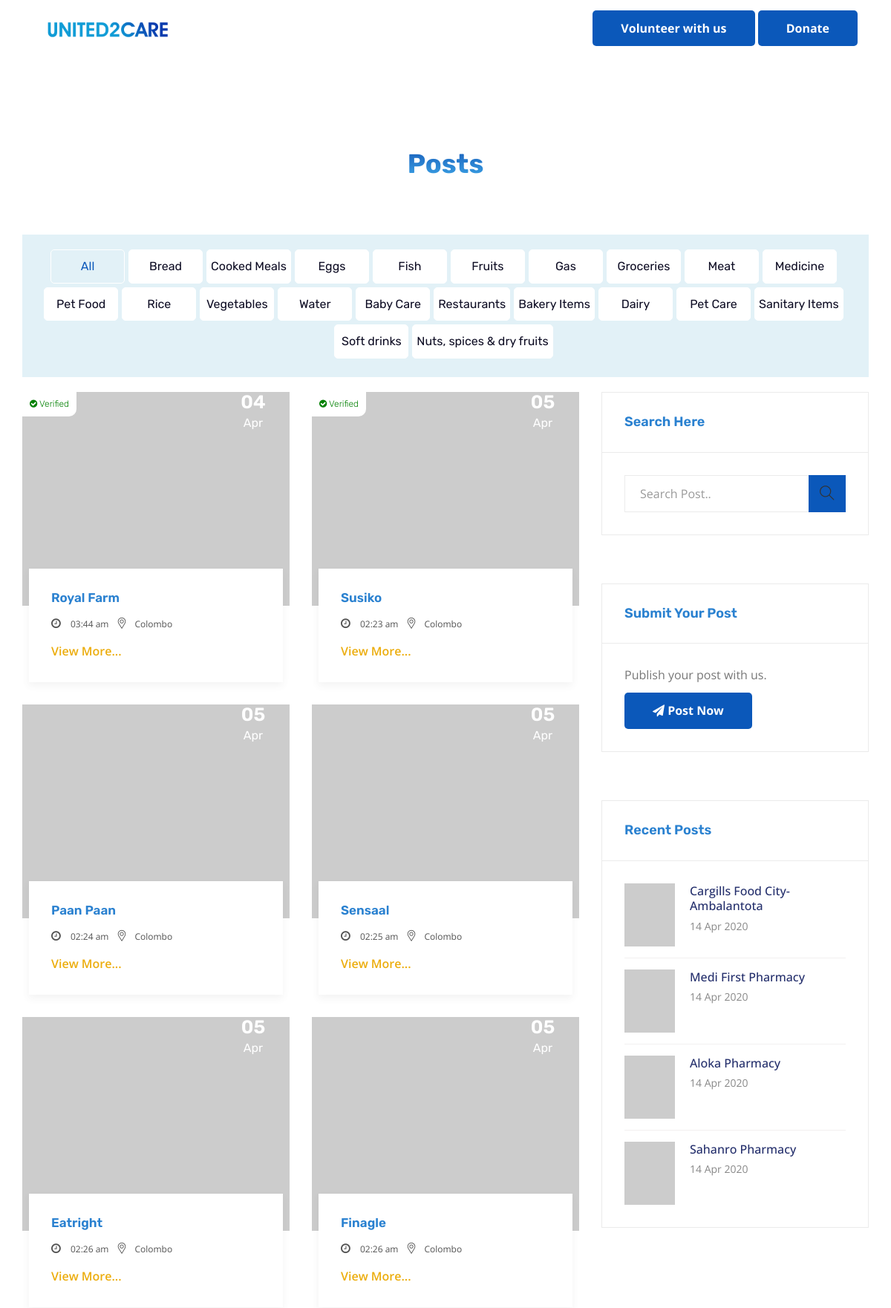
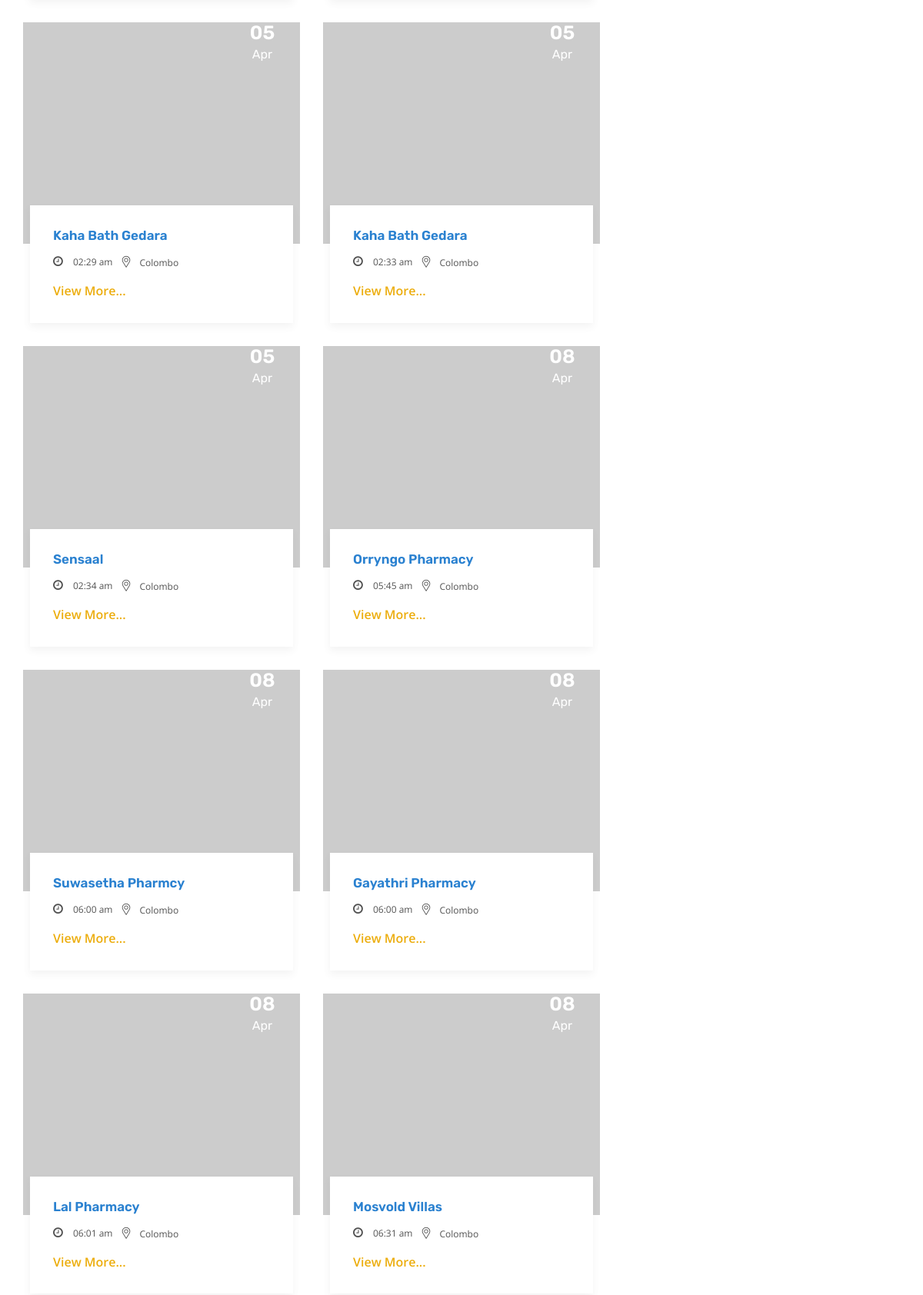
Page /posts/posts.php (upper part) on the committed database (2 pictures, top to bottom).
### tables this page shows
CREATE TABLE `ref_sub_categories` (
  `id` int(11) NOT NULL,
  `name` varchar(100) NOT NULL,
  `parent` int(11) NOT NULL,
  `cover_image` varchar(100) DEFAULT NULL
);

CREATE TABLE `ad_posts` (
  `id` int(11) NOT NULL,
  `name` tinytext NOT NULL,
  `sub_cat_id` int(11) NOT NULL,
  `description` text,
  `thumb` varchar(100) DEFAULT NULL,
  `approve` int(10) NOT NULL DEFAULT '1',
  `status` int(10) NOT NULL DEFAULT '1',
  `verify` int(10) NOT NULL DEFAULT '0',
  `created` timestamp NOT NULL DEFAULT CURRENT_TIMESTAMP,
  `updated` timestamp NOT NULL DEFAULT CURRENT_TIMESTAMP ON UPDATE CURRENT_TIMESTAMP
);

### posts/include/top_php.php (called while the page is built, shortened)
<?php
$cat = 0;
$page = 1;
$search_keyword_view = '';
$select_all_posts_query = "SELECT * FROM `ad_posts` AS p ";
$select_all_posts_query .= " WHERE p.`status` = '1' AND p.`approve` = '1' ";
$per_page = 18;
$limit_start = $per_page*($page-1);
$select_posts_last_query = $select_all_posts_query." LIMIT $limit_start, $per_page ";
$select_posts = mysqli_query($con,$select_posts_last_query);
?>

### imports/functions.php (called while the page is built, shortened)
<?php
function doactive($data1, $data2)
{
    if (trim($data1) == trim($data2)) {
        return "active";
    }
}
?>

### posts/posts.php (the view, shortened to what this page needs)
<?php include_once '../app/global/url.php' ?>
<?php include_once ROOT_PATH.'/db/db.php' ?>
<?php include_once ROOT_PATH.'/imports/functions.php' ?>
<!DOCTYPE html>
<html lang="en">
<head>
    <?php include_once ROOT_PATH.'imports/css.php' ?>
</head>
<body>
    <?php include_once ROOT_PATH.'posts/include/top_php.php' ?>
    <div class="page-wrapper">
        <?php include_once ROOT_PATH.'imports/header.php' ?>
        <div class="wpo-event-area-2 section-padding">
            <div class="container">
                <div class="row">
                    <div class="col-12">
                        <div class="wpo-section-title">
                            <h2>Posts</h2>
                        </div>
                    </div>
                </div>
                <div class="row">
                    <div class="col-xs-12 col-lg-12">
                        <?php include_once ROOT_PATH.'posts/include/top_categories.php' ?>
                    </div>
                    <div class="col-xs-12 col-md-8">
                        <div class="row">
                            <?php
                            while($fetch_posts = mysqli_fetch_array($select_posts)){
                                $post_id = $fetch_posts['id'];
                                $thumbnail_image = "https://via.placeholder.com/250x200/d3d3d3/FFFFFF/?text=Post";
                                $postUrl = URL.'post?q='.$post_id.'&p='.urlencode(strtolower($fetch_posts['name']));
                            ?>
                                <div class="col-md-6 col-sm-6 col-12 custom-grid">
                                    <div class="wpo-event-item">
                                        <div class="wpo-event-img">
                                            <a href="<?php echo $postUrl ?>">
                                                <img src="<?php echo $thumbnail_image ?>" alt="">
                                            </a>
                                            <div class="thumb-text">
                                                <span><?php echo Date("d", strtotime($fetch_posts['created'])) ?></span>
                                                <span><?php echo Date("M", strtotime($fetch_posts['created'])) ?></span>
                                            </div>
                                            <?php if($fetch_posts['verify'] == 1){ ?>
                                                <div class="verified_badge">
                                                    <h4> <i class="fa fa-check-circle"></i> Verified</h4>
                                                </div>
                                            <?php } ?>
                                        </div>
                                        <div class="wpo-event-text">
                                            <a href="<?php echo $postUrl ?>">
                                                <h2><?php echo $fetch_posts['name'] ?></h2>
                                            </a>
                                            <ul>
                                                <li><i class="fa fa-clock-o" aria-hidden="true"></i> <?php echo Date("h:i a", strtotime($fetch_posts['created'])) ?> </li>
                                                <li><i class="fi flaticon-pin"></i>Colombo</li>
                                            </ul>
                                            <a href="<?php echo $postUrl ?>">View More...</a>
                                        </div>
                                    </div>
                                </div>
                            <?php } ?>
                        </div>
                    </div>
                    <div class="col-xs-12 col-md-4">
                        <?php include_once ROOT_PATH.'posts/include/right_side.php' ?>
                    </div>
                </div>
            </div>
        </div>
    </div>
</body>
</html>

### posts/include/top_categories.php
<div class="posts_category_menu">
    <div class="category_box <?php echo doactive(0, $cat) ?>">
        <a href="<?php echo URL ?>posts">
            <h4>All</h4>
        </a>
    </div>
    <?php foreach ($sub_categories_array as $key => $sub_cat) { ?>
        <div class="category_box <?php echo doactive($sub_cat['id'], $cat) ?>">
            <a href="<?php echo $sub_cat['url'] ?>">
                <h4><?php echo $sub_cat['name'] ?></h4>
            </a>
        </div>
    <?php } ?>
</div>

### posts/include/right_side.php (shortened to what this page needs)
<div class="wpo-blog-sidebar">
    <div class="widget search-widget">
        <h3>Search Here</h3>
        <form action="<?php echo URL.'posts' ?>" method="GET">
            <div>
                <input type="text" name="search" class="form-control" value="<?php echo $search_keyword_view ?>" placeholder="Search Post..">
                <button type="submit"><i class="ti-search"></i></button>
            </div>
        </form>
    </div>
    <div class="widget search-widget">
        <h3>Submit Your Post</h3>
        <p>Publish your post with us.</p>
        <a href="<?php echo URL ?>submit_post" class="theme-btn" target="_blank"> <i class="fa fa-send"></i> Post Now</a>
    </div>
    <div class="widget recent-post-widget">
        <h3>Recent posts</h3>
        <div class="posts">
            <?php
            $select_recent_posts = mysqli_query($localhost, "SELECT * FROM `ad_posts` WHERE `status` = '1' AND `approve` = '1' ORDER BY `created` DESC LIMIT 0, 4 ");
            while($fetch_recent_posts = mysqli_fetch_array($select_recent_posts)){
                $post_recent_id = $fetch_recent_posts['id'];
                $thumbnail_recent_image = "https://via.placeholder.com/200x250/d3d3d3/FFFFFF/?text=United2Care";
                $post_recent_Url = URL.'post?q='.$post_recent_id.'&p='.urlencode(strtolower($fetch_recent_posts['name']));
            ?>
            <div class="post">
                <div class="img-holder">
                    <img src="<?php echo $thumbnail_recent_image ?>" alt>
                </div>
                <div class="details">
                    <h4><a href="<?php echo $post_recent_Url ?>"><?php echo $fetch_recent_posts['name'] ?></a></h4>
                    <span class="date"><?php echo Date("d M Y", strtotime($fetch_recent_posts['created'])) ?></span>
                </div>
            </div>
            <?php } ?>
        </div>
    </div>
    <div>
        <iframe src="https://www.facebook.com/plugins/page.php?href=https%3A%2F%2Fwww.facebook.com%2Funited2care&tabs=timeline&width=340&height=500&small_header=false&adapt_container_width=true&hide_cover=false&show_facepile=true&appId" width="340" height="360" style="border:none;overflow:hidden" scrolling="no" frameborder="0" allowTransparency="true" allow="encrypted-media"></iframe>
    </div>
</div>

### assets/css/united.css (style rules this page uses)
.wpo-section-title h2 { background: -webkit-linear-gradient(#1456b5, #41adec); background-clip: border-box; -webkit-background-clip: text; -webkit-text-fill-color: transparent; }
.verified_badge { position: absolute; top: 0; left: 0; padding: 0px 10px; background: white; border-bottom-right-radius: 10px; }
.verified_badge h4 { font-size: 12px; font-weight: 300; letter-spacing: 0px; color: green; }
.posts_category_menu { display: flex; display: -webkit-flex; justify-content: center; align-items: center; padding: 20px 15px; margin-bottom: 20px; background: #e2f1f7; flex-wrap: wrap; }
.category_box { text-align: center; padding: 3px 5px; margin-right: 5px; border: 1px solid white; border-radius: 5px; background: white; transition: .3s; margin-bottom: 5px; min-width: 100px; }
.category_box a { display: block; width: 100%; height: 100%; }
.category_box h4 { color: rgb(14, 13, 36); font-weight: 400; font-size: 16px; transition: .3s; }
.category_box:hover, .category_box:hover h4, .category_box.active, .category_box.active h4 { background: #e2f1f7; cursor: pointer; color: #0b58ba; }

### rows in the picture
ref_sub_categories: name "Bread"
ref_sub_categories: name "Cooked Meals"
ref_sub_categories: name "Eggs"
ref_sub_categories: name "Fish"
ref_sub_categories: name "Fruits"
ref_sub_categories: name "Gas"
ref_sub_categories: name "Groceries"
ref_sub_categories: name "Meat"
ref_sub_categories: name "Medicine"
ref_sub_categories: name "Pet Food"
ref_sub_categories: name "Rice"
ref_sub_categories: name "Vegetables"
ref_sub_categories: name "Water"
ref_sub_categories: name "Baby Care"
ref_sub_categories: name "Restaurants"
ref_sub_categories: name "Bakery Items"
ref_sub_categories: name "Dairy"
ref_sub_categories: name "Pet Care"
ref_sub_categories: name "Sanitary Items"
ref_sub_categories: name "Soft drinks"
ref_sub_categories: name "Nuts, spices & dry fruits"
ad_posts: created "04", created "Apr", verify 1 (drawn), name "Royal Farm", created "03:44 am"
ad_posts: created "05", created "Apr", verify 1 (drawn), name "Susiko", created "02:23 am"
ad_posts: created "05", created "Apr", name "Paan Paan", created "02:24 am"
ad_posts: created "05", created "Apr", name "Sensaal", created "02:25 am"
ad_posts: created "05", created "Apr", name "Eatright", created "02:26 am"
ad_posts: created "05", created "Apr", name "Finagle", created "02:26 am"
ad_posts: created "05", created "Apr", name "Kaha Bath Gedara", created "02:29 am"
ad_posts: created "05", created "Apr", name "Kaha Bath Gedara", created "02:33 am"
ad_posts: created "05", created "Apr", name "Sensaal", created "02:34 am"
ad_posts: created "08", created "Apr", name "Orryngo Pharmacy", created "05:45 am"
ad_posts: created "08", created "Apr", name "Suwasetha Pharmcy", created "06:00 am"
ad_posts: created "08", created "Apr", name "Gayathri Pharmacy", created "06:00 am"
ad_posts: created "08", created "Apr", name "Lal Pharmacy", created "06:01 am"
ad_posts: created "08", created "Apr", name "Mosvold Villas", created "06:31 am"
ad_posts: name "Cargills Food City- Ambalantota", created "14 Apr 2020"
ad_posts: name "Medi First Pharmacy", created "14 Apr 2020"
ad_posts: name "Aloka Pharmacy", created "14 Apr 2020"
ad_posts: name "Sahanro Pharmacy", created "14 Apr 2020"
